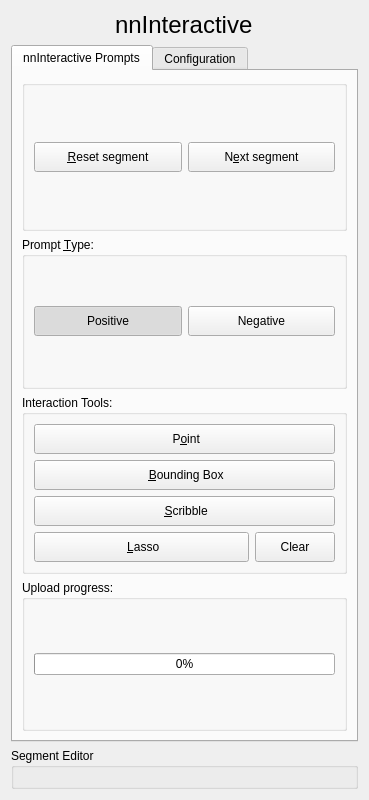
<?xml version="1.0" encoding="UTF-8"?>
<ui version="4.0">
 <class>nnInteractive</class>
 <widget class="qMRMLWidget" name="nnInteractive">
  <property name="geometry">
   <rect>
    <x>0</x>
    <y>0</y>
    <width>369</width>
    <height>800</height>
   </rect>
  </property>
  <property name="windowTitle">
   <string>Form</string>
  </property>
  <layout class="QVBoxLayout" name="verticalLayout_2">
   <item>
    <layout class="QVBoxLayout" name="verticalLayout">
     <item alignment="Qt::AlignHCenter">
      <widget class="QLabel" name="title_label">
       <property name="font">
        <font>
         <pointsize>18</pointsize>
        </font>
       </property>
       <property name="text">
        <string>nnInteractive</string>
       </property>
      </widget>
     </item>
     <item>
      <widget class="QTabWidget" name="tabWidget">
       <property name="currentIndex">
        <number>0</number>
       </property>
       <widget class="QWidget" name="tabPrompts">
        <attribute name="title">
         <string>nnInteractive Prompts</string>
        </attribute>
        <layout class="QVBoxLayout" name="verticalLayout_11">
         <item>
          <widget class="QGroupBox" name="menuGroup">
           <property name="title">
            <string/>
           </property>
           <layout class="QHBoxLayout" name="horizontalLayout_menu">
            <item>
             <widget class="QPushButton" name="pbResetSegment">
              <property name="minimumSize">
               <size>
                <width>0</width>
                <height>30</height>
               </size>
              </property>
              <property name="text">
               <string>&amp;Reset segment</string>
              </property>
             </widget>
            </item>
            <item>
             <widget class="QPushButton" name="pbNextSegment">
              <property name="minimumSize">
               <size>
                <width>0</width>
                <height>30</height>
               </size>
              </property>
              <property name="text">
               <string>N&amp;ext segment</string>
              </property>
             </widget>
            </item>
           </layout>
          </widget>
         </item>
         <item>
          <widget class="QGroupBox" name="promptTypeGroup">
           <property name="title">
            <string>Prompt &amp;Type:</string>
           </property>
           <layout class="QVBoxLayout" name="verticalLayout_14">
            <item>
             <layout class="QHBoxLayout" name="horizontalLayout_prompt_type">
              <item>
               <widget class="QPushButton" name="pbPromptTypePositive">
                <property name="minimumSize">
                 <size>
                  <width>0</width>
                  <height>30</height>
                 </size>
                </property>
                <property name="toolTip">
                 <string>Set prompt type to positive. Hit [T] to toggle.</string>
                </property>
                <property name="text">
                 <string>Positive</string>
                </property>
                <property name="checkable">
                 <bool>true</bool>
                </property>
                <property name="checked">
                 <bool>true</bool>
                </property>
               </widget>
              </item>
              <item>
               <widget class="QPushButton" name="pbPromptTypeNegative">
                <property name="minimumSize">
                 <size>
                  <width>0</width>
                  <height>30</height>
                 </size>
                </property>
                <property name="toolTip">
                 <string>Set prompt type to negative. Hit [T] to toggle.</string>
                </property>
                <property name="text">
                 <string>Negative</string>
                </property>
                <property name="checkable">
                 <bool>true</bool>
                </property>
               </widget>
              </item>
             </layout>
            </item>
           </layout>
          </widget>
         </item>
         <item>
          <widget class="QGroupBox" name="pointPromptsGroup">
           <property name="title">
            <string>Interaction Tools:</string>
           </property>
           <layout class="QVBoxLayout" name="verticalLayout_12">
            <item>
             <layout class="QVBoxLayout" name="verticalLayout_tools">
              <item>
               <widget class="QPushButton" name="pbInteractionPoint">
                <property name="enabled">
                 <bool>true</bool>
                </property>
                <property name="minimumSize">
                 <size>
                  <width>0</width>
                  <height>30</height>
                 </size>
                </property>
                <property name="visible">
                 <bool>true</bool>
                </property>
                <property name="toolTip">
                 <string>Place point prompt</string>
                </property>
                <property name="text">
                 <string> P&amp;oint</string>
                </property>
                <property name="checkable">
                 <bool>true</bool>
                </property>
               </widget>
              </item>
              <item>
               <widget class="QPushButton" name="pbInteractionBBox">
                <property name="enabled">
                 <bool>true</bool>
                </property>
                <property name="minimumSize">
                 <size>
                  <width>0</width>
                  <height>30</height>
                 </size>
                </property>
                <property name="visible">
                 <bool>true</bool>
                </property>
                <property name="toolTip">
                 <string>Place BBox prompt</string>
                </property>
                <property name="text">
                 <string> &amp;Bounding Box</string>
                </property>
                <property name="checkable">
                 <bool>true</bool>
                </property>
               </widget>
              </item>
              <item>
               <widget class="QPushButton" name="pbInteractionScribble">
                <property name="enabled">
                 <bool>true</bool>
                </property>
                <property name="minimumSize">
                 <size>
                  <width>0</width>
                  <height>30</height>
                 </size>
                </property>
                <property name="visible">
                 <bool>true</bool>
                </property>
                <property name="toolTip">
                 <string>Place a scribble prompt</string>
                </property>
                <property name="text">
                 <string> &amp;Scribble</string>
                </property>
                <property name="checkable">
                 <bool>true</bool>
                </property>
               </widget>
              </item>
              <item>
               <layout class="QHBoxLayout" name="horizontalLayout">
                <item>
                 <widget class="QPushButton" name="pbInteractionLasso">
                  <property name="enabled">
                   <bool>true</bool>
                  </property>
                  <property name="sizePolicy">
                   <sizepolicy hsizetype="Minimum" vsizetype="Fixed">
                    <horstretch>1</horstretch>
                    <verstretch>0</verstretch>
                   </sizepolicy>
                  </property>
                  <property name="minimumSize">
                   <size>
                    <width>0</width>
                    <height>30</height>
                   </size>
                  </property>
                  <property name="visible">
                   <bool>true</bool>
                  </property>
                  <property name="toolTip">
                   <string>Place lasso prompt. Double-click to finish.</string>
                  </property>
                  <property name="text">
                   <string> &amp;Lasso</string>
                  </property>
                  <property name="checkable">
                   <bool>true</bool>
                  </property>
                 </widget>
                </item>
                <item>
                 <widget class="QPushButton" name="pbInteractionLassoCancel">
                  <property name="enabled">
                   <bool>true</bool>
                  </property>
                  <property name="minimumSize">
                   <size>
                    <width>0</width>
                    <height>30</height>
                   </size>
                  </property>
                  <property name="visible">
                   <bool>true</bool>
                  </property>
                  <property name="toolTip">
                   <string>Remove all placed points.</string>
                  </property>
                  <property name="text">
                   <string>Clear</string>
                  </property>
                 </widget>
                </item>
               </layout>
              </item>
             </layout>
            </item>
           </layout>
          </widget>
         </item>
         <item>
          <widget class="QGroupBox" name="uploadProgressGroup">
           <property name="title">
            <string>Upload progress:</string>
           </property>
           <layout class="QVBoxLayout" name="verticalLayout_12b">
            <item>
             <layout class="QVBoxLayout" name="verticalLayout_tools">
              <item>
               <widget class="QProgressBar" name="uploadProgressBar">
                <property name="visible">
                 <bool>true</bool>
                </property>
                <property name="value">
                 <number>0</number>
                </property>
               </widget>
              </item>
             </layout>
            </item>
           </layout>
          </widget>
         </item>
        </layout>
       </widget>
       <widget class="QWidget" name="tabConfig">
        <attribute name="title">
         <string>Configuration</string>
        </attribute>
        <layout class="QVBoxLayout" name="verticalLayout_10">
         <item>
          <widget class="QGroupBox" name="serverGroup">
           <property name="title">
            <string>Server Settings</string>
           </property>
           <layout class="QVBoxLayout" name="verticalLayout_5">
            <item>
             <layout class="QHBoxLayout" name="horizontalLayout_server">
              <item>
               <widget class="QLabel" name="label">
                <property name="text">
                 <string>Server URL:</string>
                </property>
               </widget>
              </item>
              <item>
               <widget class="QLineEdit" name="Server">
                <property name="text">
                 <string>http://localhost:1527</string>
                </property>
               </widget>
              </item>
             </layout>
            </item>
           </layout>
          </widget>
         </item>
         <item>
          <widget class="QPushButton" name="pbTestServer">
           <property name="minimumSize">
            <size>
             <width>0</width>
             <height>30</height>
            </size>
           </property>
           <property name="toolTip">
            <string>Test if the the server is reachable.</string>
           </property>
           <property name="text">
            <string>Test Connection</string>
           </property>
          </widget>
         </item>
         <item>
          <spacer name="verticalSpacer">
           <property name="orientation">
            <enum>Qt::Vertical</enum>
           </property>
           <property name="sizeHint" stdset="0">
            <size>
             <width>20</width>
             <height>40</height>
            </size>
           </property>
          </spacer>
         </item>
        </layout>
       </widget>
      </widget>
     </item>
    </layout>
   </item>
   <item>
    <widget class="QGroupBox" name="segmentationGroup">
     <property name="title">
      <string>Segment Editor</string>
     </property>
     <layout class="QVBoxLayout" name="segmentEditorLayout">
      <item>
       <widget class="qMRMLSegmentEditorWidget" name="editor_widget">
        <property name="defaultTerminologyEntrySettingsKey">
         <string notr="true"/>
        </property>
       </widget>
      </item>
     </layout>
    </widget>
   </item>
  </layout>
 </widget>
 <customwidgets>
  <customwidget>
   <class>qMRMLWidget</class>
   <extends>QWidget</extends>
   <header>qMRMLWidget.h</header>
   <container>1</container>
  </customwidget>
  <customwidget>
   <class>qMRMLSegmentEditorWidget</class>
   <extends>qMRMLWidget</extends>
   <header>qMRMLSegmentEditorWidget.h</header>
  </customwidget>
 </customwidgets>
 <resources/>
 <connections/>
</ui>
